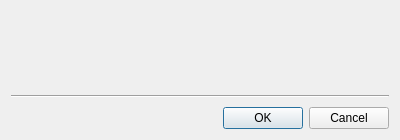
<?xml version="1.0" encoding="UTF-8"?>
<ui version="4.0">
 <class>ChangeUserPasswordDialog</class>
 <widget class="QDialog" name="ChangeUserPasswordDialog">
  <property name="geometry">
   <rect>
    <x>0</x>
    <y>0</y>
    <width>400</width>
    <height>140</height>
   </rect>
  </property>
  <property name="minimumSize">
   <size>
    <width>240</width>
    <height>0</height>
   </size>
  </property>
  <property name="windowTitle">
   <string>Change password</string>
  </property>
  <layout class="QVBoxLayout" name="verticalLayout_2">
   <item>
    <widget class="QnInputField" name="newPasswordInputField" native="true"/>
   </item>
   <item>
    <widget class="QnInputField" name="confirmPasswordInputField" native="true"/>
   </item>
   <item>
    <layout class="QVBoxLayout" name="verticalLayout">
     <property name="topMargin">
      <number>8</number>
     </property>
     <property name="bottomMargin">
      <number>8</number>
     </property>
     <item>
      <widget class="QnInputField" name="currentPasswordInputField" native="true"/>
     </item>
    </layout>
   </item>
   <item>
    <spacer name="verticalSpacer">
     <property name="orientation">
      <enum>Qt::Vertical</enum>
     </property>
     <property name="sizeHint" stdset="0">
      <size>
       <width>20</width>
       <height>40</height>
      </size>
     </property>
    </spacer>
   </item>
   <item>
    <widget class="Line" name="line">
     <property name="minimumSize">
      <size>
       <width>0</width>
       <height>10</height>
      </size>
     </property>
     <property name="orientation">
      <enum>Qt::Horizontal</enum>
     </property>
    </widget>
   </item>
   <item>
    <widget class="QDialogButtonBox" name="buttonBox">
     <property name="orientation">
      <enum>Qt::Horizontal</enum>
     </property>
     <property name="standardButtons">
      <set>QDialogButtonBox::Cancel|QDialogButtonBox::Ok</set>
     </property>
    </widget>
   </item>
  </layout>
 </widget>
 <customwidgets>
  <customwidget>
   <class>QnInputField</class>
   <extends>QWidget</extends>
   <header location="global">ui/widgets/common/input_field.h</header>
   <container>1</container>
  </customwidget>
 </customwidgets>
 <resources/>
 <connections/>
</ui>
